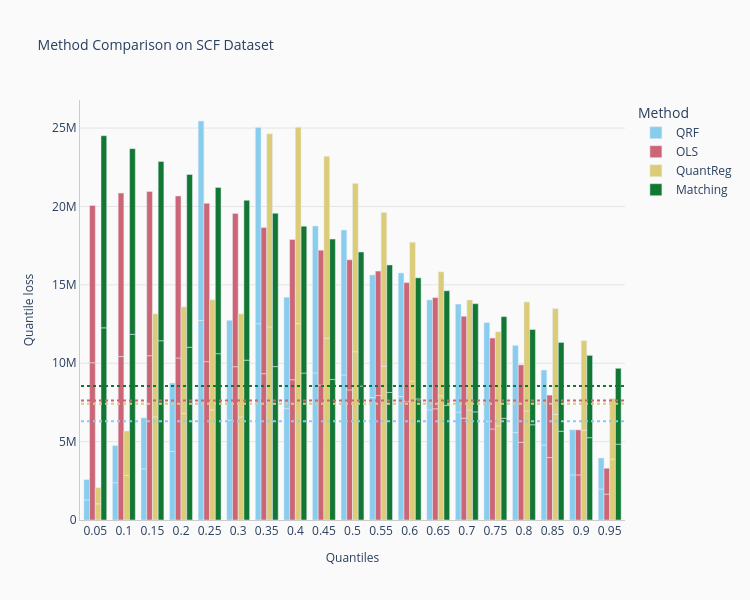

The notebook cell saved with this chart:
### Markdown cell above
### With the US Federal Reserve Board's Survey of Consumer Finances

For data set details refer [here](https://www.federalreserve.gov/econres/scfindex.htm).

### Code cell
# On the SCF Dataset

from typing import List, Type, Optional, Union

import io
import logging
import pandas as pd
from pydantic import validate_call
import requests
import zipfile

from microimpute.comparisons import *
from microimpute.config import RANDOM_STATE, VALIDATE_CONFIG, VALID_YEARS
from microimpute.models import *
from microimpute.utils.data import preprocess_data
from microimpute.evaluations import *

import warnings

warnings.filterwarnings("ignore")

logger = logging.getLogger(__name__)

# 1. Prepare data
@validate_call(config=VALIDATE_CONFIG)
def load_scf(
    years: Optional[Union[int, List[int]]] = None,
    columns: Optional[List[str]] = None,
) -> pd.DataFrame:
    """Load Survey of Consumer Finances data for specified years and columns.

    Args:
        years: Year or list of years to load data for.
        columns: List of column names to load.

    Returns:
        DataFrame containing the requested data.

    Raises:
        ValueError: If no Stata files are found in the downloaded zip
            or invalid parameters
        RuntimeError: If there's a network error or a problem processing
            the downloaded data
    """
    def scf_url(year: int) -> str:
        """Return the URL of the SCF summary microdata zip file for a year."""

        if year not in VALID_YEARS:
            logger.error(
                f"Invalid SCF year: {year}. Valid years are {VALID_YEARS}"
            )
            raise

        url = f"https://www.federalreserve.gov/econres/files/scfp{year}s.zip"
        return url

    logger.info(f"Loading SCF data with years={years}")

    try:
        # Identify years for download
        if years is None:
            years = VALID_YEARS
            logger.warning(f"Using default years: {years}")

        if isinstance(years, int):
            years = [years]

        all_data: List[pd.DataFrame] = []

        for year in years:
            logger.info(f"Processing data for year {year}")
            try:
                # Download zip file
                logger.debug(f"Downloading SCF data for year {year}")
                url = scf_url(year)
                try:
                    response = requests.get(url, timeout=60)
                    response.raise_for_status()  # Raise an error for bad responses
                except requests.exceptions.RequestException as e:
                    logger.error(
                        f"Network error downloading SCF data for year {year}: {str(e)}"
                    )
                    raise

                # Process zip file
                z = zipfile.ZipFile(io.BytesIO(response.content))
                # Find the .dta file in the zip
                dta_files: List[str] = [
                    f for f in z.namelist() if f.endswith(".dta")
                ]
                if not dta_files:
                    logger.error(
                        f"No Stata files found in zip for year {year}"
                    )
                    raise

                # Read the Stata file
                try:
                    logger.debug(f"Reading Stata file: {dta_files[0]}")
                    with z.open(dta_files[0]) as f:
                        df = pd.read_stata(
                            io.BytesIO(f.read()), columns=columns
                        )
                        logger.debug(
                            f"Read DataFrame with shape {df.shape}"
                        )
                except Exception as e:
                    logger.error(
                        f"Error reading Stata file for year {year}: {str(e)}"
                    )
                    raise

                # Add year column
                df["year"] = year
                logger.info(
                    f"Successfully processed data for year {year}, shape: {df.shape}"
                )
                all_data.append(df)

            except Exception as e:
                logger.error(f"Error processing year {year}: {str(e)}")
                raise

        # Combine all years
        logger.debug(f"Combining data from {len(all_data)} years")
        if len(all_data) > 1:
            result = pd.concat(all_data)
            logger.info(
                f"Combined data from {len(years)} years, final shape: {result.shape}"
            )
            return result
        else:
            logger.info(
                f"Returning data for single year, shape: {all_data[0].shape}"
            )
            return all_data[0]

    except Exception as e:
        logger.error(f"Error in _load: {str(e)}")
        raise

scf_data = load_scf(2022)
PREDICTORS: List[str] = [
        "hhsex",  # sex of head of household
        "age",  # age of respondent
        "married",  # marital status of respondent
        # "kids",  # number of children in household
        "race",  # race of respondent
        "income",  # total annual income of household
        "wageinc",  # income from wages and salaries
        "bussefarminc",  # income from business, self-employment or farm
        "intdivinc",  # income from interest and dividends
        "ssretinc",  # income from social security and retirement accounts
        "lf",  # labor force status
    ]
IMPUTED_VARIABLES: List[str] = ["networth"]

# Evaluate predictors
predictors_evaluation = compute_predictor_correlations(scf_data, PREDICTORS, IMPUTED_VARIABLES)
print("\nMutual information with networth:")
print(predictors_evaluation["predictor_target_mi"])

X_train, X_test = preprocess_data(
    data=scf_data, full_data=False, normalize=False,
)

# Shrink down the data by sampling
X_train = X_train.sample(frac=0.01, random_state=RANDOM_STATE)
X_test = X_test.sample(frac=0.01, random_state=RANDOM_STATE)

Y_test: pd.DataFrame = X_test[IMPUTED_VARIABLES]

# 2. Run imputation methods
model_classes: List[Type[Imputer]] = [QRF, OLS, QuantReg, Matching]
method_imputations = get_imputations(
    model_classes, X_train, X_test, PREDICTORS, IMPUTED_VARIABLES
)

# 3. Compare imputation methods using unified metrics function
loss_comparison_df = compare_metrics(
    Y_test, method_imputations, IMPUTED_VARIABLES
)

# 4. Plot results - filter for quantile loss metrics only
quantile_loss_df = loss_comparison_df[loss_comparison_df['Metric'] == 'quantile_loss']
comparison_viz = method_comparison_results(
    data=quantile_loss_df,
    metric="quantile_loss",
    data_format="long",
)
fig = comparison_viz.plot(
    title="Method Comparison on SCF Dataset",
    show_mean=True,
)
fig.show()

# Compare distribution similarity
for model, imputations in method_imputations.items():
    print(f"Model: {model}, distribution similarity: \n{compare_distributions(
    donor_data=pd.DataFrame(scf_data["networth"]),
    receiver_data=pd.DataFrame(imputations[0.5]["networth"]),
    imputed_variables=IMPUTED_VARIABLES,
)}")

### Figure 1 — Plotly figure (JSON) as saved in the notebook; plotly's stock layout.template omitted (floating-point values rounded to 4 significant figures)
{"data": [{"alignmentgroup": "True", "hovertemplate": "Method=QRF<br>Quantiles=%{x}<br>Quantile loss=%{y}<extra></extra>", "legendgroup": "QRF", "marker": {"color": "#88CCEE", "pattern": {"shape": ""}}, "name": "QRF", "offsetgroup": "QRF", "orientation": "v", "showlegend": true, "textposition": "auto", "type": "bar", "x": ["0.05", "0.05", "0.1", "0.1", "0.15", "0.15", "0.2", "0.2", "0.25", "0.25", "0.3", "0.3", "0.35", "0.35", "0.4", "0.4", "0.45", "0.45", "0.5", "0.5", "0.55", "0.55", "0.6", "0.6", "0.65", "0.65", "0.7", "0.7", "0.75", "0.75", "0.8", "0.8", "0.85", "0.85", "0.9", "0.9", "0.95", "0.95"], "xaxis": "x", "y": [1287000.0, 1287000.0, 2375000.0, 2375000.0, 3260000.0, 3260000.0, 4370000.0, 4370000.0, 12730000.0, 12730000.0, 6369000.0, 6369000.0, 12520000.0, 12520000.0, 7106000.0, 7106000.0, 9378000.0, 9378000.0, 9249000.0, 9249000.0, 7817000.0, 7817000.0, 7879000.0, 7879000.0, 7022000.0, 7022000.0, 6888000.0, 6888000.0, 6295000.0, 6295000.0, 5572000.0, 5572000.0, 4781000.0, 4781000.0, 2877000.0, 2877000.0, 1977000.0, 1977000.0], "yaxis": "y"}, {"alignmentgroup": "True", "hovertemplate": "Method=OLS<br>Quantiles=%{x}<br>Quantile loss=%{y}<extra></extra>", "legendgroup": "OLS", "marker": {"color": "#CC6677", "pattern": {"shape": ""}}, "name": "OLS", "offsetgroup": "OLS", "orientation": "v", "showlegend": true, "textposition": "auto", "type": "bar", "x": ["0.05", "0.05", "0.1", "0.1", "0.15", "0.15", "0.2", "0.2", "0.25", "0.25", "0.3", "0.3", "0.35", "0.35", "0.4", "0.4", "0.45", "0.45", "0.5", "0.5", "0.55", "0.55", "0.6", "0.6", "0.65", "0.65", "0.7", "0.7", "0.75", "0.75", "0.8", "0.8", "0.85", "0.85", "0.9", "0.9", "0.95", "0.95"], "xaxis": "x", "y": [10030000.0, 10030000.0, 10430000.0, 10430000.0, 10480000.0, 10480000.0, 10330000.0, 10330000.0, 10100000.0, 10100000.0, 9779000.0, 9779000.0, 9333000.0, 9333000.0, 8946000.0, 8946000.0, 8607000.0, 8607000.0, 8300000.0, 8300000.0, 7940000.0, 7940000.0, 7572000.0, 7572000.0, 7094000.0, 7094000.0, 6498000.0, 6498000.0, 5804000.0, 5804000.0, 4949000.0, 4949000.0, 3984000.0, 3984000.0, 2875000.0, 2875000.0, 1650000.0, 1650000.0], "yaxis": "y"}, {"alignmentgroup": "True", "hovertemplate": "Method=QuantReg<br>Quantiles=%{x}<br>Quantile loss=%{y}<extra></extra>", "legendgroup": "QuantReg", "marker": {"color": "#DDCC77", "pattern": {"shape": ""}}, "name": "QuantReg", "offsetgroup": "QuantReg", "orientation": "v", "showlegend": true, "textposition": "auto", "type": "bar", "x": ["0.05", "0.05", "0.1", "0.1", "0.15", "0.15", "0.2", "0.2", "0.25", "0.25", "0.3", "0.3", "0.35", "0.35", "0.4", "0.4", "0.45", "0.45", "0.5", "0.5", "0.55", "0.55", "0.6", "0.6", "0.65", "0.65", "0.7", "0.7", "0.75", "0.75", "0.8", "0.8", "0.85", "0.85", "0.9", "0.9", "0.95", "0.95"], "xaxis": "x", "y": [1030000.0, 1030000.0, 2839000.0, 2839000.0, 6576000.0, 6576000.0, 6800000.0, 6800000.0, 7026000.0, 7026000.0, 6575000.0, 6575000.0, 12320000.0, 12320000.0, 12530000.0, 12530000.0, 11600000.0, 11600000.0, 10730000.0, 10730000.0, 9812000.0, 9812000.0, 8860000.0, 8860000.0, 7916000.0, 7916000.0, 7018000.0, 7018000.0, 6003000.0, 6003000.0, 6955000.0, 6955000.0, 6743000.0, 6743000.0, 5720000.0, 5720000.0, 3875000.0, 3875000.0], "yaxis": "y"}, {"alignmentgroup": "True", "hovertemplate": "Method=Matching<br>Quantiles=%{x}<br>Quantile loss=%{y}<extra></extra>", "legendgroup": "Matching", "marker": {"color": "#117733", "pattern": {"shape": ""}}, "name": "Matching", "offsetgroup": "Matching", "orientation": "v", "showlegend": true, "textposition": "auto", "type": "bar", "x": ["0.05", "0.05", "0.1", "0.1", "0.15", "0.15", "0.2", "0.2", "0.25", "0.25", "0.3", "0.3", "0.35", "0.35", "0.4", "0.4", "0.45", "0.45", "0.5", "0.5", "0.55", "0.55", "0.6", "0.6", "0.65", "0.65", "0.7", "0.7", "0.75", "0.75", "0.8", "0.8", "0.85", "0.85", "0.9", "0.9", "0.95", "0.95"], "xaxis": "x", "y": [12260000.0, 12260000.0, 11840000.0, 11840000.0, 11430000.0, 11430000.0, 11020000.0, 11020000.0, 10610000.0, 10610000.0, 10200000.0, 10200000.0, 9784000.0, 9784000.0, 9372000.0, 9372000.0, 8960000.0, 8960000.0, 8548000.0, 8548000.0, 8136000.0, 8136000.0, 7723000.0, 7723000.0, 7311000.0, 7311000.0, 6899000.0, 6899000.0, 6487000.0, 6487000.0, 6075000.0, 6075000.0, 5663000.0, 5663000.0, 5250000.0, 5250000.0, 4838000.0, 4838000.0], "yaxis": "y"}], "layout": {"barmode": "group", "height": 600, "legend": {"title": {"text": "Method"}, "tracegroupgap": 0}, "paper_bgcolor": "#FAFAFA", "plot_bgcolor": "#FAFAFA", "shapes": [{"line": {"color": "#88CCEE", "dash": "dot", "width": 2}, "name": "QRF Mean", "type": "line", "x0": -0.5, "x1": 18.5, "y0": 6302000.0, "y1": 6302000.0}, {"line": {"color": "#CC6677", "dash": "dot", "width": 2}, "name": "OLS Mean", "type": "line", "x0": -0.5, "x1": 18.5, "y0": 7616000.0, "y1": 7616000.0}, {"line": {"color": "#DDCC77", "dash": "dot", "width": 2}, "name": "QuantReg Mean", "type": "line", "x0": -0.5, "x1": 18.5, "y0": 7417000.0, "y1": 7417000.0}, {"line": {"color": "#117733", "dash": "dot", "width": 2}, "name": "Matching Mean", "type": "line", "x0": -0.5, "x1": 18.5, "y0": 8548000.0, "y1": 8548000.0}], "title": {"font": {"size": 14}, "text": "Method Comparison on SCF Dataset"}, "width": 750, "xaxis": {"anchor": "y", "domain": [0, 1], "gridcolor": "#E5E5E5", "gridwidth": 1, "linecolor": "#CCCCCC", "showgrid": false, "showline": true, "title": {"font": {"size": 12}, "text": "Quantiles"}, "zeroline": false}, "yaxis": {"anchor": "x", "domain": [0, 1], "gridcolor": "#E5E5E5", "gridwidth": 1, "linecolor": "#CCCCCC", "showgrid": true, "showline": true, "title": {"font": {"size": 12}, "text": "Quantile loss"}, "zeroline": false}}}
